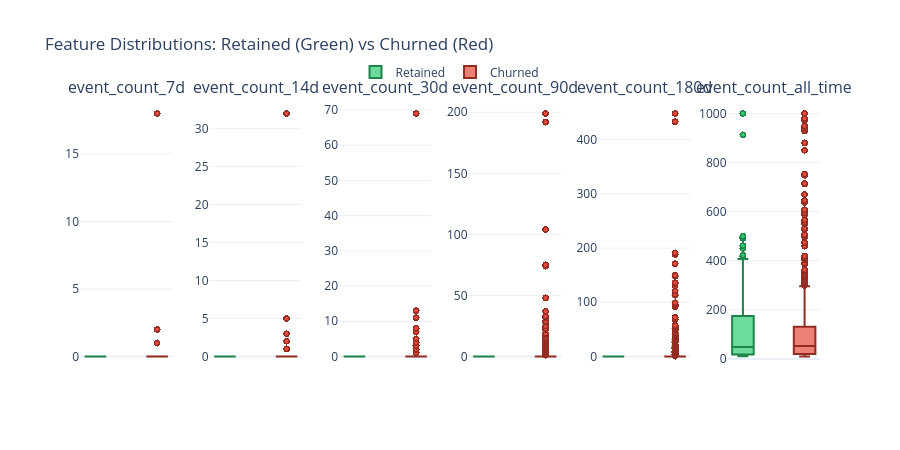

Notebook code for this chart:
### Markdown cell above
[//]: # (cr:doc name='interpreting_effect_sizes_cohen_s_d' id=0157c38f)
### Interpreting Effect Sizes (Cohen's d)

| Effect Size | Interpretation | What It Means for Modeling |
|-------------|----------------|---------------------------|
| \|d\| ≥ 0.8 | Large | Strong discriminator - prioritize this feature |
| \|d\| = 0.5-0.8 | Medium | Useful predictor - include in model |
| \|d\| = 0.2-0.5 | Small | Weak but may help in combination with others |
| \|d\| < 0.2 | Negligible | Limited predictive value alone |

**🎯 Actionable Insights:**
- **Features with large effects** are your best predictors - ensure they're included in your model
- **Direction matters**: "Higher in retained" means customers with high values tend to stay; use this for threshold-based business rules
- **Features with small/negligible effects** may still be useful in combination or as interaction terms

**⚠️ Cautions:**
- Effect size assumes roughly normal distributions - check skewness in notebook 03
- Large effects could be due to confounding variables - validate with domain knowledge
- Correlation ≠ causation: high engagement may not *cause* retention

### Box Plot Visualization

**📈 How to Read the Box Plots Below:**
- **Well-separated boxes** (little/no overlap) → Feature clearly distinguishes retained vs churned
- **Different medians** (center lines at different heights) → Groups have different typical values
- **Many outliers in one group** → May indicate subpopulations worth investigating

### Code cell
# @cr:code name='compute_feature_importance' id=f6986cb3
if findings.target_column and findings.target_column in df.columns:
    target = findings.target_column

    feature_cols = [
        name for name, col in findings.columns.items()
        if col.inferred_type in [ColumnType.NUMERIC_CONTINUOUS, ColumnType.NUMERIC_DISCRETE]
        and name != target
        and name not in TEMPORAL_METADATA_COLS
    ]

    if feature_cols:
        n_features = min(len(feature_cols), 6)
        plot_cols = feature_cols[:n_features]

        # Collect box-plot columns + target in a single call
        _box_data = df[plot_cols + [target]].to_numpy() if hasattr(df, 'to_spark') else df[plot_cols + [target]].values
        _box_target = _box_data[:, -1]

        fig = make_subplots(
            rows=1, cols=n_features,
            subplot_titles=plot_cols,
            horizontal_spacing=0.05
        )

        for i, col in enumerate(plot_cols):
            col_num = i + 1
            col_vals = _box_data[:, i]

            retained_mask = _box_target == 1
            retained_vals = col_vals[retained_mask]
            retained_data = retained_vals[~np.isnan(retained_vals)]

            churned_mask = _box_target == 0
            churned_vals = col_vals[churned_mask]
            churned_data = churned_vals[~np.isnan(churned_vals)]

            fig.add_trace(
                go.Box(
                    y=retained_data,
                    name='Retained',
                    fillcolor='rgba(46, 204, 113, 0.7)',
                    line=dict(color='#1e8449', width=2),
                    marker=dict(color='rgba(46, 204, 113, 0.5)', size=5,
                                line=dict(color='#1e8449', width=1)),
                    boxpoints='outliers', width=0.35,
                    showlegend=(i == 0), legendgroup='retained', offsetgroup='retained'
                ),
                row=1, col=col_num
            )

            fig.add_trace(
                go.Box(
                    y=churned_data,
                    name='Churned',
                    fillcolor='rgba(231, 76, 60, 0.7)',
                    line=dict(color='#922b21', width=2),
                    marker=dict(color='rgba(231, 76, 60, 0.5)', size=5,
                                line=dict(color='#922b21', width=1)),
                    boxpoints='outliers', width=0.35,
                    showlegend=(i == 0), legendgroup='churned', offsetgroup='churned'
                ),
                row=1, col=col_num
            )

        fig.update_layout(
            height=450,
            title_text="Feature Distributions: Retained (Green) vs Churned (Red)",
            template='plotly_white', showlegend=True,
            legend=dict(orientation="h", yanchor="bottom", y=1.05, xanchor="center", x=0.5),
            boxmode='group', boxgap=0.3, boxgroupgap=0.1
        )
        fig.update_xaxes(showticklabels=False)
        display_figure(fig)

        # Reuse bulk class_stats for mean comparison (no extra Spark jobs)
        print("\n📊 MEAN COMPARISON BY RETENTION STATUS:")
        print("-" * 70)
        for col in plot_cols:
            if _effect_sizes_result and col in _effect_sizes_result.class_stats:
                stats = _effect_sizes_result.class_stats[col]
                retained_mean = stats["mean_1"]
                churned_mean = stats["mean_0"]
            else:
                retained_mean = float(df[df[target] == 1][col].mean())
                churned_mean = float(df[df[target] == 0][col].mean())
            diff_pct = ((retained_mean - churned_mean) / churned_mean * 100) if churned_mean != 0 else 0
            print(f"  {col}:")
            print(f"     Retained: {retained_mean:.2f}  |  Churned: {churned_mean:.2f}  |  Diff: {diff_pct:+.1f}%")

### Figure 1 — Plotly figure (JSON) as saved in the notebook; plotly's stock layout.template omitted (floating-point values rounded to 4 significant figures; data arrays with more than 128 entries replaced by an {"elided": "..."} marker saying what was removed)
{"data": [{"boxpoints": "outliers", "fillcolor": "rgba(46, 204, 113, 0.7)", "legendgroup": "retained", "line": {"color": "#1e8449", "width": 2}, "marker": {"color": "rgba(46, 204, 113, 0.5)", "line": {"color": "#1e8449", "width": 1}, "size": 5}, "name": "Retained", "offsetgroup": "retained", "showlegend": true, "type": "box", "width": 0.35, "xaxis": "x", "y": {"elided": "3600 int values"}, "yaxis": "y"}, {"boxpoints": "outliers", "fillcolor": "rgba(231, 76, 60, 0.7)", "legendgroup": "churned", "line": {"color": "#922b21", "width": 2}, "marker": {"color": "rgba(231, 76, 60, 0.5)", "line": {"color": "#922b21", "width": 1}, "size": 5}, "name": "Churned", "offsetgroup": "churned", "showlegend": true, "type": "box", "width": 0.35, "xaxis": "x", "y": {"elided": "32400 int values"}, "yaxis": "y"}, {"boxpoints": "outliers", "fillcolor": "rgba(46, 204, 113, 0.7)", "legendgroup": "retained", "line": {"color": "#1e8449", "width": 2}, "marker": {"color": "rgba(46, 204, 113, 0.5)", "line": {"color": "#1e8449", "width": 1}, "size": 5}, "name": "Retained", "offsetgroup": "retained", "showlegend": false, "type": "box", "width": 0.35, "xaxis": "x2", "y": {"elided": "3600 int values"}, "yaxis": "y2"}, {"boxpoints": "outliers", "fillcolor": "rgba(231, 76, 60, 0.7)", "legendgroup": "churned", "line": {"color": "#922b21", "width": 2}, "marker": {"color": "rgba(231, 76, 60, 0.5)", "line": {"color": "#922b21", "width": 1}, "size": 5}, "name": "Churned", "offsetgroup": "churned", "showlegend": false, "type": "box", "width": 0.35, "xaxis": "x2", "y": {"elided": "32400 int values"}, "yaxis": "y2"}, {"boxpoints": "outliers", "fillcolor": "rgba(46, 204, 113, 0.7)", "legendgroup": "retained", "line": {"color": "#1e8449", "width": 2}, "marker": {"color": "rgba(46, 204, 113, 0.5)", "line": {"color": "#1e8449", "width": 1}, "size": 5}, "name": "Retained", "offsetgroup": "retained", "showlegend": false, "type": "box", "width": 0.35, "xaxis": "x3", "y": {"elided": "3600 int values"}, "yaxis": "y3"}, {"boxpoints": "outliers", "fillcolor": "rgba(231, 76, 60, 0.7)", "legendgroup": "churned", "line": {"color": "#922b21", "width": 2}, "marker": {"color": "rgba(231, 76, 60, 0.5)", "line": {"color": "#922b21", "width": 1}, "size": 5}, "name": "Churned", "offsetgroup": "churned", "showlegend": false, "type": "box", "width": 0.35, "xaxis": "x3", "y": {"elided": "32400 int values"}, "yaxis": "y3"}, {"boxpoints": "outliers", "fillcolor": "rgba(46, 204, 113, 0.7)", "legendgroup": "retained", "line": {"color": "#1e8449", "width": 2}, "marker": {"color": "rgba(46, 204, 113, 0.5)", "line": {"color": "#1e8449", "width": 1}, "size": 5}, "name": "Retained", "offsetgroup": "retained", "showlegend": false, "type": "box", "width": 0.35, "xaxis": "x4", "y": {"elided": "3600 int values"}, "yaxis": "y4"}, {"boxpoints": "outliers", "fillcolor": "rgba(231, 76, 60, 0.7)", "legendgroup": "churned", "line": {"color": "#922b21", "width": 2}, "marker": {"color": "rgba(231, 76, 60, 0.5)", "line": {"color": "#922b21", "width": 1}, "size": 5}, "name": "Churned", "offsetgroup": "churned", "showlegend": false, "type": "box", "width": 0.35, "xaxis": "x4", "y": {"elided": "32400 int values"}, "yaxis": "y4"}, {"boxpoints": "outliers", "fillcolor": "rgba(46, 204, 113, 0.7)", "legendgroup": "retained", "line": {"color": "#1e8449", "width": 2}, "marker": {"color": "rgba(46, 204, 113, 0.5)", "line": {"color": "#1e8449", "width": 1}, "size": 5}, "name": "Retained", "offsetgroup": "retained", "showlegend": false, "type": "box", "width": 0.35, "xaxis": "x5", "y": {"elided": "3600 int values"}, "yaxis": "y5"}, {"boxpoints": "outliers", "fillcolor": "rgba(231, 76, 60, 0.7)", "legendgroup": "churned", "line": {"color": "#922b21", "width": 2}, "marker": {"color": "rgba(231, 76, 60, 0.5)", "line": {"color": "#922b21", "width": 1}, "size": 5}, "name": "Churned", "offsetgroup": "churned", "showlegend": false, "type": "box", "width": 0.35, "xaxis": "x5", "y": {"elided": "32400 int values"}, "yaxis": "y5"}, {"boxpoints": "outliers", "fillcolor": "rgba(46, 204, 113, 0.7)", "legendgroup": "retained", "line": {"color": "#1e8449", "width": 2}, "marker": {"color": "rgba(46, 204, 113, 0.5)", "line": {"color": "#1e8449", "width": 1}, "size": 5}, "name": "Retained", "offsetgroup": "retained", "showlegend": false, "type": "box", "width": 0.35, "xaxis": "x6", "y": {"elided": "3600 int values"}, "yaxis": "y6"}, {"boxpoints": "outliers", "fillcolor": "rgba(231, 76, 60, 0.7)", "legendgroup": "churned", "line": {"color": "#922b21", "width": 2}, "marker": {"color": "rgba(231, 76, 60, 0.5)", "line": {"color": "#922b21", "width": 1}, "size": 5}, "name": "Churned", "offsetgroup": "churned", "showlegend": false, "type": "box", "width": 0.35, "xaxis": "x6", "y": {"elided": "32400 int values"}, "yaxis": "y6"}], "layout": {"annotations": [{"font": {"size": 16}, "showarrow": false, "text": "event_count_7d", "x": 0.0625, "xanchor": "center", "xref": "paper", "y": 1.0, "yanchor": "bottom", "yref": "paper"}, {"font": {"size": 16}, "showarrow": false, "text": "event_count_14d", "x": 0.2375, "xanchor": "center", "xref": "paper", "y": 1.0, "yanchor": "bottom", "yref": "paper"}, {"font": {"size": 16}, "showarrow": false, "text": "event_count_30d", "x": 0.4125, "xanchor": "center", "xref": "paper", "y": 1.0, "yanchor": "bottom", "yref": "paper"}, {"font": {"size": 16}, "showarrow": false, "text": "event_count_90d", "x": 0.5875, "xanchor": "center", "xref": "paper", "y": 1.0, "yanchor": "bottom", "yref": "paper"}, {"font": {"size": 16}, "showarrow": false, "text": "event_count_180d", "x": 0.7625, "xanchor": "center", "xref": "paper", "y": 1.0, "yanchor": "bottom", "yref": "paper"}, {"font": {"size": 16}, "showarrow": false, "text": "event_count_all_time", "x": 0.9375, "xanchor": "center", "xref": "paper", "y": 1.0, "yanchor": "bottom", "yref": "paper"}], "boxgap": 0.3, "boxgroupgap": 0.1, "boxmode": "group", "height": 450, "legend": {"orientation": "h", "x": 0.5, "xanchor": "center", "y": 1.05, "yanchor": "bottom"}, "showlegend": true, "title": {"text": "Feature Distributions: Retained (Green) vs Churned (Red)"}, "xaxis": {"anchor": "y", "domain": [0.0, 0.125], "showticklabels": false}, "xaxis2": {"anchor": "y2", "domain": [0.175, 0.3], "showticklabels": false}, "xaxis3": {"anchor": "y3", "domain": [0.35, 0.475], "showticklabels": false}, "xaxis4": {"anchor": "y4", "domain": [0.525, 0.65], "showticklabels": false}, "xaxis5": {"anchor": "y5", "domain": [0.7, 0.825], "showticklabels": false}, "xaxis6": {"anchor": "y6", "domain": [0.875, 1.0], "showticklabels": false}, "yaxis": {"anchor": "x", "domain": [0.0, 1.0]}, "yaxis2": {"anchor": "x2", "domain": [0.0, 1.0]}, "yaxis3": {"anchor": "x3", "domain": [0.0, 1.0]}, "yaxis4": {"anchor": "x4", "domain": [0.0, 1.0]}, "yaxis5": {"anchor": "x5", "domain": [0.0, 1.0]}, "yaxis6": {"anchor": "x6", "domain": [0.0, 1.0]}}}
